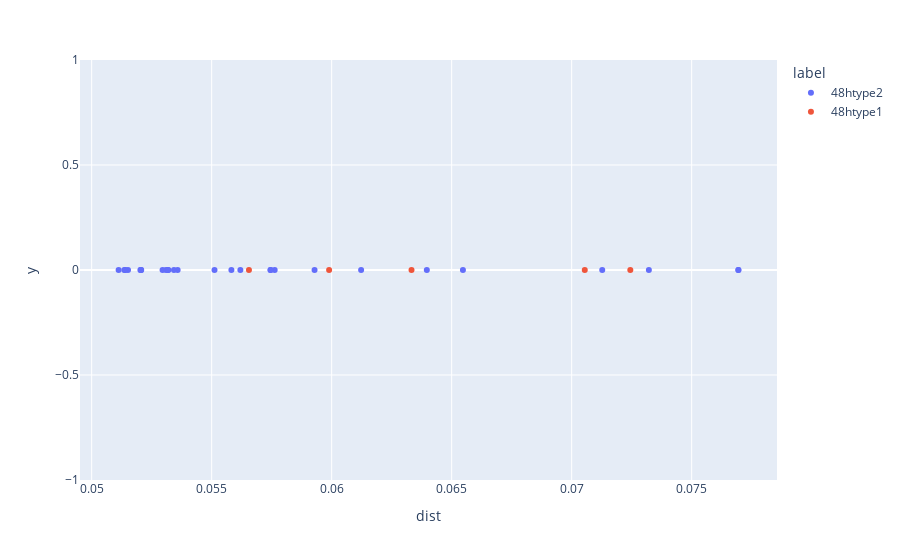

This figure's notebook cell:
### Code cell
create_POSCAR_weirdos_centroids_appended(coor_weirdos_Li, centroids_2, direc_restructure_destination, lattice_constant, filename = "POSCAR_weirdos_centroids2")
create_POSCAR_weirdos_centroids_appended(coor_weirdos_Li, centroids_3, direc_restructure_destination, lattice_constant, filename = "POSCAR_weirdos_centroids3")
create_POSCAR_weirdos_centroids_appended(coor_weirdos_Li, centroids_4, direc_restructure_destination, lattice_constant, filename = "POSCAR_weirdos_centroids4")

plot_distweirdos(file_loc_important_cols)

### Figure 1 — Plotly figure (JSON) as saved in the notebook; plotly's stock layout.template omitted (floating-point values rounded to 4 significant figures)
{"data": [{"customdata": [["48htype2", [0.06855, 0.8503, 0.1438], "8_2"], ["48htype2", [0.06855, 0.6438, 0.3503], "8_2"], ["48htype2", [0.8578, 0.04278, 0.1422], "7_5"], ["48htype2", [0.9667, 0.3583, 0.3204], "7_3"], ["48htype2", [0.3447, 0.6488, 0.04764], "7_2"], ["48htype2", [0.5541, 0.8475, 0.6485], "6_6"], ["48htype2", [0.5366, 0.6613, 0.8495], "6_6"], ["48htype2", [0.8528, 0.329, 0.4562], "6_4"], ["48htype2", [0.3528, 0.3292, 0.9561], "6_4"], ["48htype2", [0.04523, 0.187, 0.8573], "6_3"], ["48htype2", [0.6917, 0.3592, 0.03739], "6_3"], ["48htype2", [0.8507, 0.542, 0.6702], "6_3"], ["48htype2", [0.4682, 0.1364, 0.6824], "6_2"], ["48htype2", [0.3264, 0.1447, 0.5309], "5_4"], ["48htype2", [0.8341, 0.3441, 0.4485], "5_4"], ["48htype2", [0.9559, 0.8281, 0.852], "5_1"], ["48htype2", [0.8551, 0.5342, 0.7121], "5_1"], ["48htype2", [0.654, 0.2648, 0.02875], "4_5"], ["48htype2", [0.654, 0.02875, 0.2648], "4_5"], ["48htype2", [0.9665, 0.1427, 0.1427], "4_5"], ["48htype2", [0.646, 0.3222, 0.04247], "3_6"], ["48htype2", [0.7719, 0.5232, 0.6508], "3_3"], ["48htype2", [0.5281, 0.6411, 0.8446], "3_3"], ["48htype2", [0.548, 0.1594, 0.3405], "2_3"], ["48htype2", [0.5485, 0.6558, 0.844], "2_2"], ["48htype2", [0.4975, 0.6579, 0.8381], "1_3"], ["48htype2", [0.04718, 0.3291, 0.6413], "0_5"]], "hovertemplate": "label=%{customdata[0]}<br>dist=%{x}<br>y=%{y}<br>coor=%{customdata[1]}<br>file=%{customdata[2]}<extra></extra>", "legendgroup": "48htype2", "marker": {"color": "#636efa", "symbol": "circle"}, "mode": "markers", "name": "48htype2", "orientation": "v", "showlegend": true, "type": "scatter", "x": [0.07695, 0.07695, 0.07322, 0.05318, 0.06123, 0.06547, 0.05358, 0.0531, 0.05319, 0.05343, 0.05295, 0.05112, 0.05763, 0.05203, 0.05151, 0.05206, 0.05206, 0.05745, 0.05745, 0.07127, 0.0514, 0.05512, 0.06396, 0.05136, 0.0562, 0.05582, 0.05929], "xaxis": "x", "y": [0, 0, 0, 0, 0, 0, 0, 0, 0, 0, 0, 0, 0, 0, 0, 0, 0, 0, 0, 0, 0, 0, 0, 0, 0, 0, 0], "yaxis": "y"}, {"customdata": [["48htype1", [0.3054, 0.3729, 0.9429], "6_6"], ["48htype1", [0.03337, 0.2261, 0.8714], "6_1"], ["48htype1", [0.06611, 0.1992, 0.8744], "5_7"], ["48htype1", [0.7694, 0.9692, 0.8774], "3_6"], ["48htype1", [0.23, 0.1246, 0.9492], "3_4"]], "hovertemplate": "label=%{customdata[0]}<br>dist=%{x}<br>y=%{y}<br>coor=%{customdata[1]}<br>file=%{customdata[2]}<extra></extra>", "legendgroup": "48htype1", "marker": {"color": "#EF553B", "symbol": "circle"}, "mode": "markers", "name": "48htype1", "orientation": "v", "showlegend": true, "type": "scatter", "x": [0.05989, 0.07244, 0.05655, 0.07055, 0.06333], "xaxis": "x", "y": [0, 0, 0, 0, 0], "yaxis": "y"}], "layout": {"legend": {"title": {"text": "label"}, "tracegroupgap": 0}, "margin": {"t": 60}, "xaxis": {"anchor": "y", "domain": [0, 1], "title": {"text": "dist"}}, "yaxis": {"anchor": "x", "domain": [0, 1], "title": {"text": "y"}}}}
